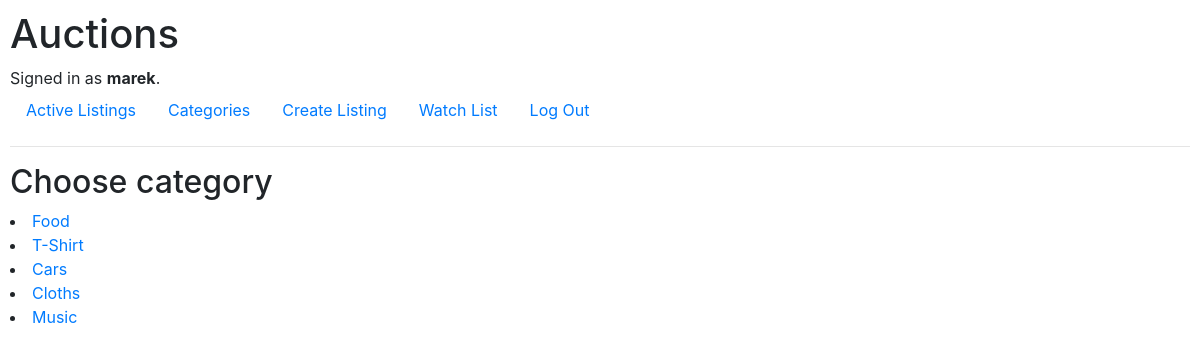
The page /categories (signed in) on the database its author committed.
### auctions/models.py (models this page shows, shortened)
class User(AbstractUser):
    pass

class Category(models.Model):
    name = models.CharField(max_length=64)

### auctions/views.py (the view)
# urls.py: path("categories", views.categories, name="categories"),
def categories(request):
    return render(request, "auctions/categories.html",{
        "categories":Category.objects.all(),
    })

### auctions/templates/auctions/categories.html (shortened to what this page needs)
{% extends "auctions/layout.html" %}
{% load static %}
{% block body %}
    <h2>Choose category</h2>
        {% for n in categories %}
            <li><a href="{% url 'categories_choose' n.id %}">{{n.name}}</a></li>
        {% endfor %}
{% endblock %}

### auctions/templates/auctions/layout.html (shortened to what this page needs)
{% load static %}
<!DOCTYPE html>
<html lang="en">
    <head>
        <link rel="stylesheet" href="https://stackpath.bootstrapcdn.com/bootstrap/4.4.1/css/bootstrap.min.css">
        <link href="{% static 'auctions/styles.css' %}" rel="stylesheet">
    </head>
    <body>
        <div class="">
            <h1>Auctions</h1>
            <div>
                {% if user.is_authenticated %}
                    Signed in as <strong>{{ user.username }}</strong>.
                {% else %}
                    Not signed in.
                {% endif %}
            </div>
            <ul class="nav">
                <li class="nav-item">
                    <a class="nav-link" href="{% url 'index' %}">Active Listings</a>
                </li>
                <li class="nav-item">
                    <a class="nav-link" href="{% url 'categories' %}">Categories</a>
                </li>
                {% if user.is_authenticated %}
                    <li class="nav-item">
                        <a class="nav-link" href="{% url 'create' %}">Create Listing</a>
                    </li>
                    <li class="nav-item">
                        <a class="nav-link" href="{% url 'watchlist' %}">Watch List</a>
                    </li>
                    <li class="nav-item">
                        <a class="nav-link" href="{% url 'logout' %}">Log Out</a>
                    </li>
                {% endif %}
            </ul>
        </div>
        <hr>
        {% block body %}
        {% endblock %}
    </body>
</html>

### auctions/static/auctions/styles.css (style rules this page uses)
body { padding: 10px; }

### rows shown on the page
User: username "marek"
Category: name "Food"
Category: name "T-Shirt"
Category: name "Cars"
Category: name "Cloths"
Category: name "Music"
